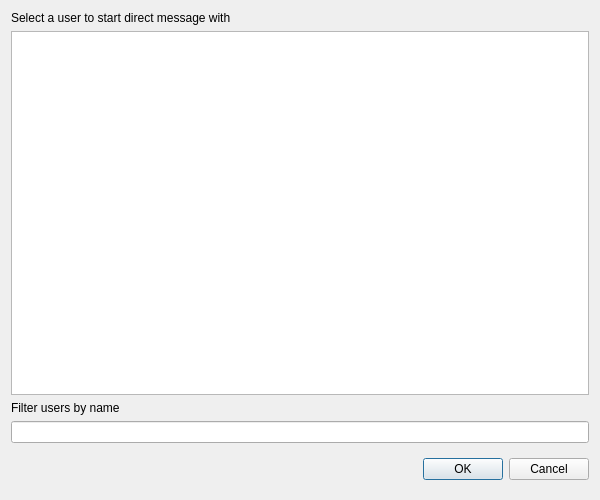
<?xml version="1.0" encoding="UTF-8"?>
<ui version="4.0">
 <class>NewDirectChannelDialog</class>
 <widget class="QDialog" name="NewDirectChannelDialog">
  <property name="geometry">
   <rect>
    <x>0</x>
    <y>0</y>
    <width>600</width>
    <height>500</height>
   </rect>
  </property>
  <property name="windowTitle">
   <string>Select a user - Mattermost</string>
  </property>
  <layout class="QHBoxLayout" name="horizontalLayout">
   <item>
    <layout class="QVBoxLayout" name="verticalLayout">
     <item>
      <layout class="QHBoxLayout" name="horizontalLayout_2">
       <item>
        <widget class="QLabel" name="selectUserLabel">
         <property name="text">
          <string>Select a user to start direct message with</string>
         </property>
        </widget>
       </item>
       <item alignment="Qt::AlignRight">
        <widget class="QLabel" name="usersCountLabel">
         <property name="text">
          <string/>
         </property>
        </widget>
       </item>
      </layout>
     </item>
     <item>
      <widget class="QListWidget" name="listWidget"/>
     </item>
     <item>
      <widget class="QLabel" name="filterUsersLabel">
       <property name="text">
        <string>Filter users by name</string>
       </property>
      </widget>
     </item>
     <item>
      <widget class="QLineEdit" name="filterLineEdit"/>
     </item>
     <item>
      <widget class="QDialogButtonBox" name="buttonBox">
       <property name="minimumSize">
        <size>
         <width>0</width>
         <height>40</height>
        </size>
       </property>
       <property name="maximumSize">
        <size>
         <width>16777215</width>
         <height>40</height>
        </size>
       </property>
       <property name="orientation">
        <enum>Qt::Horizontal</enum>
       </property>
       <property name="standardButtons">
        <set>QDialogButtonBox::Cancel|QDialogButtonBox::Ok</set>
       </property>
       <property name="centerButtons">
        <bool>false</bool>
       </property>
      </widget>
     </item>
    </layout>
   </item>
  </layout>
 </widget>
 <resources/>
 <connections>
  <connection>
   <sender>buttonBox</sender>
   <signal>accepted()</signal>
   <receiver>NewDirectChannelDialog</receiver>
   <slot>accept()</slot>
   <hints>
    <hint type="sourcelabel">
     <x>248</x>
     <y>254</y>
    </hint>
    <hint type="destinationlabel">
     <x>157</x>
     <y>274</y>
    </hint>
   </hints>
  </connection>
  <connection>
   <sender>buttonBox</sender>
   <signal>rejected()</signal>
   <receiver>NewDirectChannelDialog</receiver>
   <slot>reject()</slot>
   <hints>
    <hint type="sourcelabel">
     <x>316</x>
     <y>260</y>
    </hint>
    <hint type="destinationlabel">
     <x>286</x>
     <y>274</y>
    </hint>
   </hints>
  </connection>
 </connections>
</ui>
